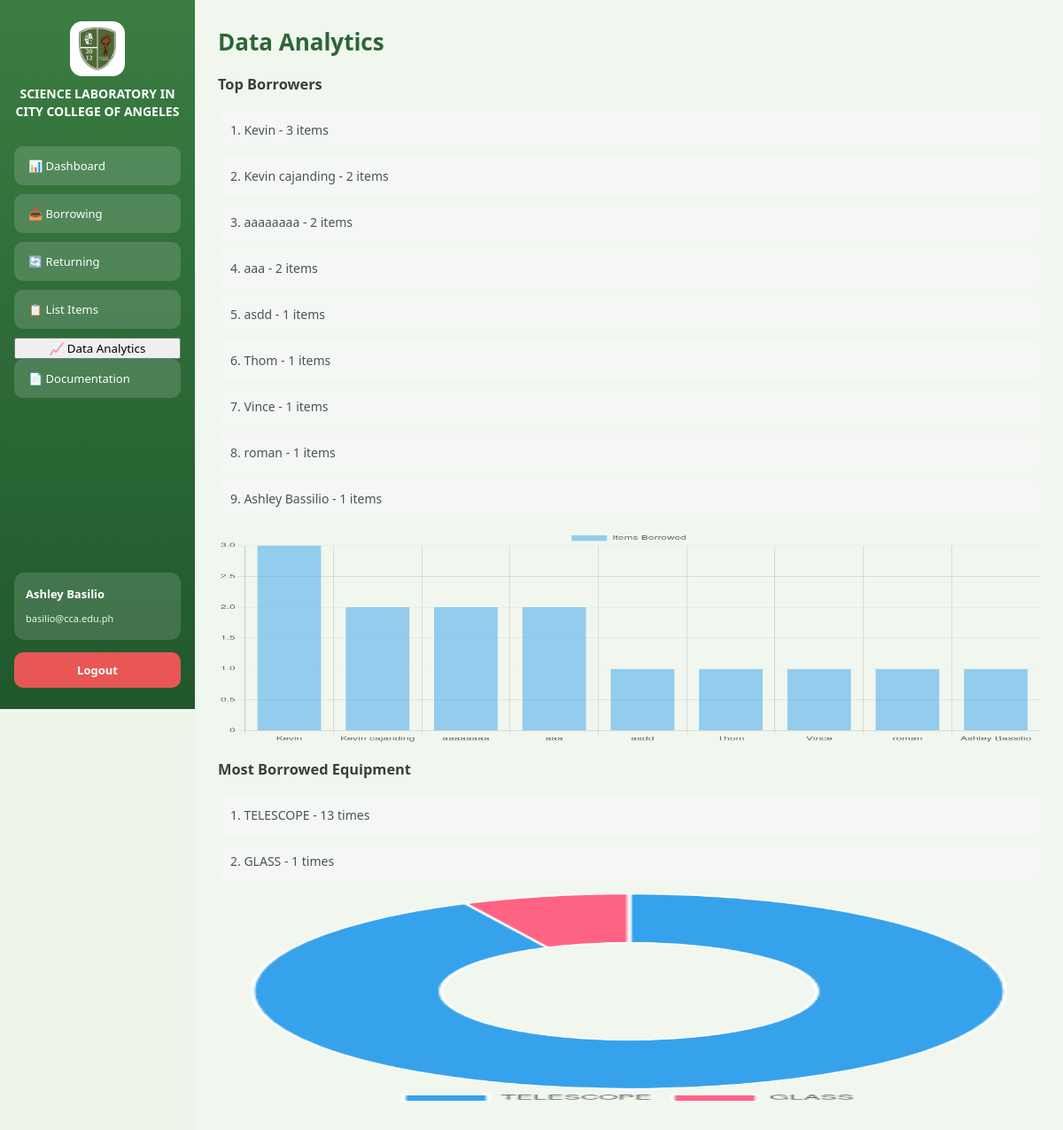
The app's page /analytics with its own data.
### tables this page shows
CREATE TABLE "Borrower" (
	"SchoolID"	TEXT,
	"BorrowerName"	TEXT NOT NULL,
	"Email"	TEXT NOT NULL,
	"Department"	TEXT NOT NULL,
	"Contact"	INTEGER NOT NULL,
	"Remarks"	TEXT,
	PRIMARY KEY("SchoolID")
);

CREATE TABLE "Items" (
	"ItemID"	INTEGER,
	"Code"	TEXT NOT NULL,
	"Category"	TEXT NOT NULL,
	"Type"	TEXT NOT NULL,
	"Status"	TEXT NOT NULL,
	"Remarks"	TEXT,
	PRIMARY KEY("ItemID")
);

### app.py (the view)
@app.route('/analytics')
def analytics():
    conn = sqlite3.connect('sql.db')
    conn.row_factory = sqlite3.Row
    cur = conn.cursor()
    cur.execute("""
        SELECT
            Borrower.BorrowerName,
            Borrower.SchoolID,
            COUNT(Log.LogID) AS TotalBorrowed
        FROM Log
        JOIN Borrower
            ON Log.SchoolID = Borrower.SchoolID
        GROUP BY Borrower.SchoolID
        ORDER BY TotalBorrowed DESC
        LIMIT 10
        """)
    top_borrowers = cur.fetchall()
    cur.execute("""
                    SELECT
                        Items.Type,
                        COUNT(Log.ItemID) AS BorrowCount

                    FROM Log

                    JOIN Items
                        ON Log.ItemID = Items.ItemID

                    GROUP BY Items.Type

                    ORDER BY BorrowCount DESC

                    LIMIT 10
                        """)
    top_items = cur.fetchall()
    return render_template("analytics.html", top_borrowers = top_borrowers, top_items = top_items)

### templates/analytics.html (shortened to what this page needs)
<!DOCTYPE html>
<html>
<head>
    <link rel="stylesheet" href="{{ url_for('static', filename='dashboard.css') }}">
</head>
<body>
<div class="container">
<div class="sidebar">
    <div class="logo-header">
        <img src="{{ url_for('static', filename='images/logo.png') }}" class="logo">
        <h2 class="title">
            SCIENCE LABORATORY IN CITY COLLEGE OF ANGELES
        </h2>
    </div>
    <button class="menu-btn" onclick="location.href='dashboard'">
        📊 Dashboard
    </button>
    <button class="menu-btn" onclick="location.href='borrow'">
        📥 Borrowing
    </button>
    <button class="menu-btn" onclick="location.href='returning'">
        🔄 Returning
    </button>
    <button class="menu-btn" onclick="location.href='broken'">
        📋 List Items
    </button>
    <button class="menu-bt active" onclick="location.href='analytics'">
        📈 Data Analytics
    </button>
    <button class="menu-btn" onclick="location.href='documentation'">
        📄 Documentation
    </button>
    <div class="user-box">
        <p class="name">
            Ashley Basilio
        </p>
        <small>
            basilio@cca.edu.ph
        </small>
    </div>
    <button class="logout-btn" onclick="logout()">
        Logout
    </button>
</div>
<div class="main">
<h2 class="page-title">
    Data Analytics
</h2>
<div class="analytics-container">
<div class="analytics-card">
<h3>
Top Borrowers
</h3>
<ul>
{% for row in top_borrowers %}
<li>
{{ loop.index }}.
{{ row["BorrowerName"] }}
-
{{ row["TotalBorrowed"] }}
items
</li>
{% endfor %}
</ul>
<canvas id="borrowerChart"></canvas>
</div>
<div class="analytics-card">
<h3>
Most Borrowed Equipment
</h3>
<ul>
{% for row in top_items %}
<li>
{{ loop.index }}.
{{ row["Type"] }}
-
{{ row["BorrowCount"] }}
times
</li>
{% endfor %}
</ul>
<canvas id="equipmentChart"></canvas>
</div>
</div>
</div>
</div>
<script>
document.addEventListener("DOMContentLoaded", function(){
// GET DATA
const borrowerData = JSON.parse(
document.getElementById("borrowerData").textContent
);
const equipmentData = JSON.parse(
document.getElementById("equipmentData").textContent
);
// BORROWER BAR CHART
new Chart(
document.getElementById("borrowerChart"),
{
type:"bar",
data:{
labels: borrowerData.names,
datasets:[{
label:"Items Borrowed",
data: borrowerData.values
}]
},
options:{
responsive:true,
scales:{
y:{
beginAtZero:true
}
}
}
}
);
// EQUIPMENT DOUGHNUT CHART
new Chart(
document.getElementById("equipmentChart"),
{
type:"doughnut",
data:{
labels: equipmentData.names,
datasets:[{
label:"Borrow Count",
data: equipmentData.values
}]
},
options:{
responsive:true,
plugins:{
legend:{
position:"bottom"
}
}
}
}
);
});
</script>
</body>
</html>

### static/dashboard.css (style rules this page uses)
* { box-sizing: border-box; }
html { scroll-behavior: smooth; }
body { margin: 0; padding: 0; font-family: "Segoe UI", Arial, sans-serif; background: #edf5eb; color: #344238; font-size: 14px; line-height: 1.5; }
button, input, select, textarea { font-family: inherit; }
button { cursor: pointer; }
.container { display: flex; width: 100%; min-height: 100vh; }
.sidebar { width: 220px; min-width: 220px; height: 100vh; position: fixed; top: 0; left: 0; padding: 24px 16px; background: linear-gradient( 180deg, #3b7d42 0%, #20582c 100% ); color: white; display: flex; flex-direction: column; z-index: 1000; }
.logo-header { display: flex; flex-direction: column; align-items: center; text-align: center; margin-bottom: 30px; }
.logo { width: 62px; height: 62px; object-fit: contain; background: white; padding: 6px; border-radius: 14px; margin-bottom: 10px; }
.title { margin: 0; color: white; font-size: 14px; line-height: 1.4; font-weight: 700; }
.menu-btn { width: 100%; min-height: 44px; margin-bottom: 10px; padding: 0 16px; border: none; border-radius: 10px; background: rgba(255, 255, 255, 0.15); color: white; text-align: left; font-size: 13px; font-weight: 500; cursor: pointer; transition: all 0.2s ease; }
.user-box { margin-top: auto; margin-bottom: 14px; padding: 15px 13px; border-radius: 12px; background: rgba(255, 255, 255, 0.14); }
.user-box .name { margin: 0 0 6px; color: white; font-size: 13px; font-weight: 700; }
.user-box small { color: #e8f4e9; font-size: 11px; }
.logout-btn { width: 100%; min-height: 40px; border: none; border-radius: 10px; background: #e85656; color: white; font-size: 13px; font-weight: 600; cursor: pointer; transition: 0.2s ease; }
.main { margin-left: 220px; width: calc(100% - 220px); min-height: 100vh; padding: 30px 32px 40px; background: #f1f7ef; }
.page-title { margin: 0; color: #2c6635; font-size: 26px; font-weight: 700; }
#borrowerChart { width: 100% !important; height: 240px !important; }
#equipmentChart { width: 100% !important; height: 240px !important; }
ul { list-style: none; padding: 0; }
ul li { background: #f5f7f4; margin: 7px 0; padding: 12px 14px; border-radius: 8px; color: #4d554f; }
@media (max-width: 1200px) { .main { padding: 28px 26px 35px; } }

### records on screen
Borrower: BorrowerName "Kevin", TotalBorrowed "3"
Borrower: BorrowerName "Kevin cajanding", TotalBorrowed "2"
Borrower: BorrowerName "aaaaaaaa", TotalBorrowed "2"
Borrower: BorrowerName "aaa", TotalBorrowed "2"
Borrower: BorrowerName "asdd", TotalBorrowed "1"
Borrower: BorrowerName "Thom", TotalBorrowed "1"
Borrower: BorrowerName "Vince", TotalBorrowed "1"
Borrower: BorrowerName "roman", TotalBorrowed "1"
Borrower: BorrowerName "Ashley Bassilio", TotalBorrowed "1"
Items: Type "GLASS", BorrowCount "1"

### other values on screen
{{ row["Type"] }} "TELESCOPE"
{{ row["BorrowCount"] }} "13"
